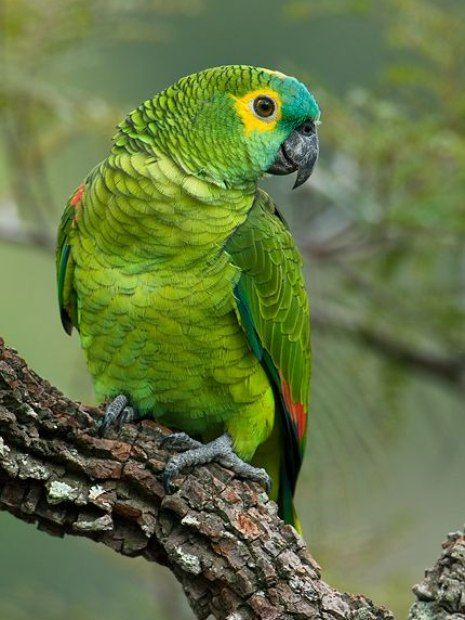
#> input picture parrot image.jpg, 465 x 620 px
$ python imgdrawing.py
#> lines starting #> are read from the running program, lines starting #| are printed output that depends on the picture
import cv2
"""
to draw a line
cv2.line(img, pt1, pt2, color, thickness)
(0,0) is the top left corner of the image
x is top to bottom and y is left to right
(x,y) is one point
"""
image=cv2.imread("parrot image.jpg")
#> image is the input picture: shape (620, 465, 3); mean B, G, R 68.3, 117.6, 100.4
color=(250,0,0)
cv2.line(image,(2,20),(100,500),color,4)
cv2.imshow("line in an image",image)
cv2.waitKey(0)
cv2.destroyAllWindows()

"""
to draw a rectangle
cv2.rectangle(img, pt1, pt2, color, thickness)
pt1 is top left corner of rect
pt2 is bottom right corner of rect
"""
cv2.rectangle(image, (2,20), (100,550), color, 4)
cv2.imshow("rectangle in an image",image)
cv2.waitKey(0)
cv2.destroyAllWindows()

"""
to draw a circle
cv2.circle(img, center, radius, color, thickness)
radius is in pixels
if thickness is -1 thein it fills the circle with a color
"""
cv2.circle(image, (150,150), 150, color, 10)
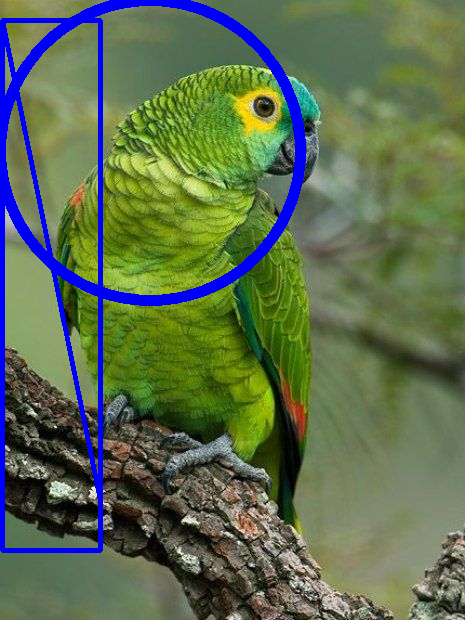
#> image: shape (620, 465, 3); mean B, G, R 79.1, 109.8, 93.9
cv2.imshow("circle in an image",image)
cv2.waitKey(0)
cv2.destroyAllWindows()
